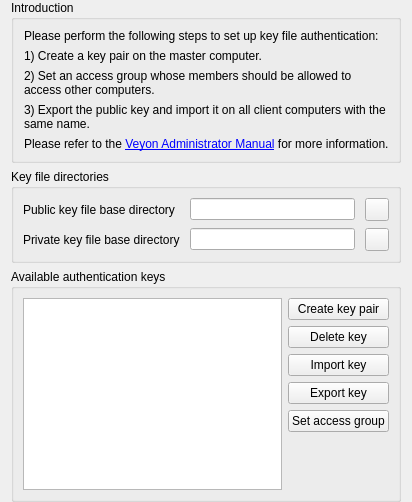
<?xml version="1.0" encoding="UTF-8"?>
<ui version="4.0">
 <class>AuthKeysConfigurationWidget</class>
 <widget class="QWidget" name="AuthKeysConfigurationWidget">
  <layout class="QVBoxLayout" name="verticalLayout">
   <property name="topMargin">
    <number>0</number>
   </property>
   <property name="bottomMargin">
    <number>0</number>
   </property>
   <item>
    <widget class="QGroupBox" name="groupBox_5">
     <property name="title">
      <string>Introduction</string>
     </property>
     <layout class="QVBoxLayout" name="verticalLayout_3">
      <property name="leftMargin">
       <number>10</number>
      </property>
      <item>
       <widget class="QLabel" name="label_2">
        <property name="text">
         <string>Please perform the following steps to set up key file authentication:</string>
        </property>
        <property name="wordWrap">
         <bool>true</bool>
        </property>
       </widget>
      </item>
      <item>
       <widget class="QLabel" name="label_3">
        <property name="text">
         <string>1) Create a key pair on the master computer.</string>
        </property>
        <property name="wordWrap">
         <bool>true</bool>
        </property>
       </widget>
      </item>
      <item>
       <widget class="QLabel" name="label_4">
        <property name="text">
         <string>2) Set an access group whose members should be allowed to access other computers.</string>
        </property>
        <property name="wordWrap">
         <bool>true</bool>
        </property>
       </widget>
      </item>
      <item>
       <widget class="QLabel" name="label_5">
        <property name="text">
         <string>3) Export the public key and import it on all client computers with the same name.</string>
        </property>
        <property name="wordWrap">
         <bool>true</bool>
        </property>
       </widget>
      </item>
      <item>
       <widget class="QLabel" name="label_6">
        <property name="text">
         <string>Please refer to the &lt;a href=&quot;https://veyon.readthedocs.io/en/latest/admin/index.html&quot;&gt;Veyon Administrator Manual&lt;/a&gt; for more information.</string>
        </property>
        <property name="openExternalLinks">
         <bool>true</bool>
        </property>
       </widget>
      </item>
      <item>
       <spacer name="horizontalSpacer_7">
        <property name="orientation">
         <enum>Qt::Horizontal</enum>
        </property>
        <property name="sizeHint" stdset="0">
         <size>
          <width>0</width>
          <height>0</height>
         </size>
        </property>
       </spacer>
      </item>
     </layout>
    </widget>
   </item>
   <item>
    <widget class="QGroupBox" name="keyFileDirectories">
     <property name="title">
      <string>Key file directories</string>
     </property>
     <layout class="QGridLayout" name="gridLayout_12">
      <property name="verticalSpacing">
       <number>2</number>
      </property>
      <item row="0" column="0" colspan="2">
       <layout class="QGridLayout" name="gridLayout_8">
        <property name="horizontalSpacing">
         <number>10</number>
        </property>
        <property name="verticalSpacing">
         <number>7</number>
        </property>
        <item row="0" column="0">
         <widget class="QLabel" name="label_7">
          <property name="text">
           <string>Public key file base directory</string>
          </property>
         </widget>
        </item>
        <item row="0" column="1">
         <widget class="QLineEdit" name="publicKeyBaseDir"/>
        </item>
        <item row="1" column="0">
         <widget class="QLabel" name="label_8">
          <property name="text">
           <string>Private key file base directory</string>
          </property>
         </widget>
        </item>
        <item row="1" column="1">
         <widget class="QLineEdit" name="privateKeyBaseDir"/>
        </item>
        <item row="0" column="2">
         <widget class="QToolButton" name="openPublicKeyBaseDir">
          <property name="icon">
           <iconset resource="../../core/resources/core.qrc">
            <normaloff>:/core/document-open.png</normaloff>:/core/document-open.png</iconset>
          </property>
         </widget>
        </item>
        <item row="1" column="2">
         <widget class="QToolButton" name="openPrivateKeyBaseDir">
          <property name="icon">
           <iconset resource="../../core/resources/core.qrc">
            <normaloff>:/core/document-open.png</normaloff>:/core/document-open.png</iconset>
          </property>
         </widget>
        </item>
       </layout>
      </item>
     </layout>
    </widget>
   </item>
   <item>
    <widget class="QGroupBox" name="groupBox">
     <property name="title">
      <string>Available authentication keys</string>
     </property>
     <layout class="QHBoxLayout" name="horizontalLayout">
      <item>
       <widget class="QTableView" name="keyTable">
        <property name="toolTip">
         <string>An authentication key pair consist of two coupled cryptographic keys, a private and a public key.
A private key allows users on the master computer to access client computers.
It is important that only authorized users have read access to the private key file.
The public key is used on client computers to authenticate incoming connection request.</string>
        </property>
        <property name="editTriggers">
         <set>QAbstractItemView::NoEditTriggers</set>
        </property>
        <property name="selectionMode">
         <enum>QAbstractItemView::SingleSelection</enum>
        </property>
        <property name="selectionBehavior">
         <enum>QAbstractItemView::SelectRows</enum>
        </property>
        <attribute name="horizontalHeaderStretchLastSection">
         <bool>true</bool>
        </attribute>
        <attribute name="verticalHeaderVisible">
         <bool>false</bool>
        </attribute>
       </widget>
      </item>
      <item>
       <layout class="QVBoxLayout" name="verticalLayout_2">
        <item>
         <widget class="QPushButton" name="createKeyPair">
          <property name="text">
           <string>Create key pair</string>
          </property>
         </widget>
        </item>
        <item>
         <widget class="QPushButton" name="deleteKey">
          <property name="text">
           <string>Delete key</string>
          </property>
         </widget>
        </item>
        <item>
         <widget class="QPushButton" name="importKey">
          <property name="text">
           <string>Import key</string>
          </property>
         </widget>
        </item>
        <item>
         <widget class="QPushButton" name="exportKey">
          <property name="text">
           <string>Export key</string>
          </property>
         </widget>
        </item>
        <item>
         <widget class="QPushButton" name="setAccessGroup">
          <property name="text">
           <string>Set access group</string>
          </property>
         </widget>
        </item>
        <item>
         <spacer name="verticalSpacer_2">
          <property name="orientation">
           <enum>Qt::Vertical</enum>
          </property>
          <property name="sizeHint" stdset="0">
           <size>
            <width>20</width>
            <height>40</height>
           </size>
          </property>
         </spacer>
        </item>
       </layout>
      </item>
     </layout>
    </widget>
   </item>
  </layout>
 </widget>
 <resources>
  <include location="../../core/resources/core.qrc"/>
 </resources>
 <connections/>
</ui>
